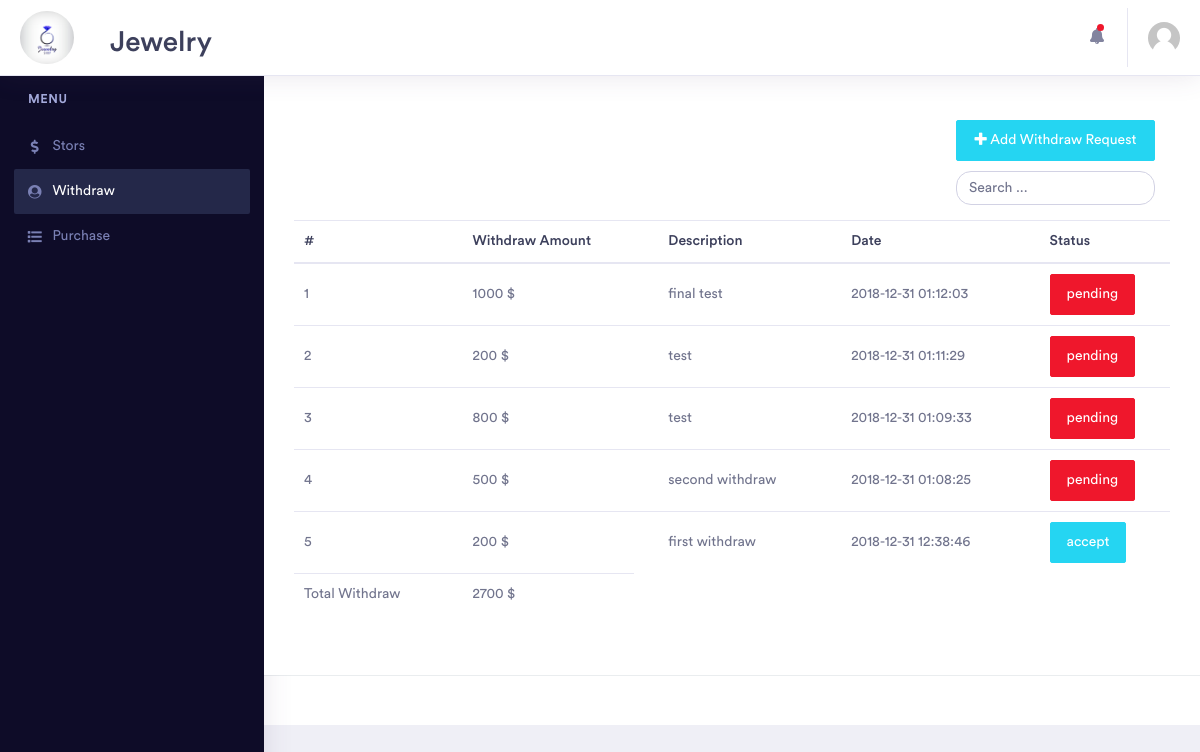
Page /website/withdraw.php (signed in) on the committed database.
### tables this page shows
CREATE TABLE `withdraw` (
  `id` int(11) NOT NULL,
  `saller_id` int(11) NOT NULL,
  `amount` int(11) NOT NULL,
  `description` tinytext NOT NULL,
  `date` datetime NOT NULL,
  `status` varchar(500) NOT NULL DEFAULT 'pending'
);

### website/core/website.class.php (called while the page is built, shortened)
<?php
class website
{
    private $conn;
    public function __construct()
    {
        $this->conn = mysqli_connect("localhost", "root", "", "jewelry");
    }
    public function display_withdraw($id){
        $result = mysqli_query($this->conn,"select * from withdraw where saller_id=$id order by id desc");
        if(mysqli_num_rows($result)>0){
            $data = array();
            while($row = mysqli_fetch_array($result)){
                $data[]=$row;
            }
            return $data;
        }else{
            return null;
        }
    }
}
?>

### website/withdraw.php (the view, shortened to what this page needs)
<?php
include_once("core/website.class.php");
$obj = new website();
?>
<!doctype html>
<html lang="en">
<head>
    <link rel="stylesheet" href="../assets/vendor/bootstrap/css/bootstrap.min.css">
    <link href="../assets/vendor/fonts/circular-std/style.css" rel="stylesheet">
    <link rel="stylesheet" href="../assets/libs/css/style.css">
    <link rel="stylesheet" href="../assets/vendor/fonts/fontawesome/css/fontawesome-all.css">
    <link rel="stylesheet" href="../assets/vendor/charts/chartist-bundle/chartist.css">
    <link rel="stylesheet" href="../assets/vendor/charts/morris-bundle/morris.css">
    <link rel="stylesheet" href="../assets/vendor/fonts/material-design-iconic-font/css/materialdesignicons.min.css">
    <link rel="stylesheet" href="../assets/vendor/charts/c3charts/c3.css">
    <link rel="stylesheet" href="../assets/vendor/fonts/flag-icon-css/flag-icon.min.css">
    <link rel="stylesheet" href="../assets/style/style.css">
</head>
<body>
    <div class="dashboard-main-wrapper">
        <div class="dashboard-header">
            <nav class="navbar navbar-expand-lg bg-white fixed-top">
                <a class="navbar-brand" href="saller_index.php">
                    <img src="../assets/img/logo.jpg" alt="logo" id="logo">
                </a>
                <h2 id="logo-h"> Jewelry</h2>
                <div class="collapse navbar-collapse " id="navbarSupportedContent">
                    <ul class="navbar-nav ml-auto navbar-right-top">
                        <li class="nav-item dropdown notification">
                            <a class="nav-link nav-icons" href="#" id="navbarDropdownMenuLink1" data-toggle="dropdown" aria-haspopup="true" aria-expanded="false"><i class="fas fa-fw fa-bell"></i> <span class="indicator"></span></a>
                        </li>
                        <li class="nav-item dropdown nav-user">
                            <a class="nav-link nav-user-img" href="#" id="navbarDropdownMenuLink2" data-toggle="dropdown" aria-haspopup="true" aria-expanded="false">
                                <img src="../assets/users_img/<?=$_SESSION['user_img']?>" alt="" class="user-avatar-md rounded-circle">
                            </a>
                        </li>
                    </ul>
                </div>
            </nav>
        </div>
        <div class="nav-left-sidebar sidebar-dark">
            <div class="menu-list">
                <nav class="navbar navbar-expand-lg navbar-light">
                    <div class="collapse navbar-collapse" id="navbarNav">
                        <ul class="navbar-nav flex-column">
                            <li class="nav-divider">
                                Menu
                            </li>
                            <li class="nav-item ">
                                <a class="nav-link" href="saller_index.php">
                                    <i class="fa fa-fw fa-dollar-sign"></i>Stors</a>
                            </li>
                            <li class="nav-item">
                                <a class="nav-link active" href="withdraw.php">
                                    <i class="fa fa-fw fa-user-circle"></i>Withdraw</a>
                            </li>
                            <li class="nav-item">
                                <a class="nav-link" href="purchase.php">
                                    <i class="fas fa-fw fa-list"></i>Purchase</a>
                            </li>
                        </ul>
                    </div>
                </nav>
            </div>
        </div>
        <div class="dashboard-wrapper">
            <div class="dashboard-ecommerce">
                <div class="container-fluid dashboard-content ">
                <form class="form-inline form-search" name="Search" method="post" enctype="multipart/form-data">
                    <div class="form-group" style="display: grid">
                    <a href="javascript:add_withdraw();" class="btn btn-info" id="add_cat" style="margin-bottom: 10px;"><i class="fa fa-plus"></i>
                                Add Withdraw Request</a>
                        <input type="search" class="form-control search-text" id="search" placeholder="Search ..."
                            name="text">
                    </div>
                </form>
                <div class="table-users">
                        <table class="table table-hover dataTable">
                            <thead>
                                <tr>
                                    <th>#</th>
                                    <th></th>
                                    <th>Withdraw Amount</th>
                                    <th></th>
                                    <th>Description</th>
                                    <th></th>
                                    <th>Date</th>
                                    <th></th>
                                    <th>Status</th>
                                </tr>
                            </thead>
                            <tbody id="result_search">
                                <?php
                                $result_withdraw = $obj->display_withdraw($_SESSION['user_id']);
                                if($result_withdraw!= null){
                                    $counter=1;
                                    $total_withdraw=0;
                                foreach ($result_withdraw as $ydata) {?>
                                    <tr data-id="<?php echo $ydata['id'] ?>">
                                        <td><?=$counter++;?><td>
                                        <td><?php echo $ydata['amount'];
                                            $total_withdraw+=$ydata['amount'];
                                            ?> $<td>
                                        <td><?=$ydata['description']?><td>
                                        <td><?=$ydata['date']?><td>
                                        <td><?php if($ydata['status']=='pending'){
                                            ?>
                                            <span class="btn btn-danger"><?=$ydata['status']?></span>
                                       <?php } else{
                                           ?>
                                           <span class="btn btn-info"><?=$ydata['status']?></span>
                                      <?php
                                       } ?></td>
                                   </tr>
                                  <?php }
                                  }?>
                                  <tr id="total">
                                      <td>Total Withdraw</td>
                                      <td></td>
                                      <td><?=$total_withdraw?> $</td>
                                  </tr>
                            </tbody>
                        </table>
                </div>
                </div>
            </div>
        </div>
            <div class="footer">
                <div class="container-fluid">
                    <div class="row">
                            <span><a href="#"><i class="fab">&#xf09a;</i></a></span>
                            <span><a href="#"><i class="fab">&#xf099;</i></a></span>
                            <span><a href="#"><i class="fab">&#xf08c;</i></a></span>
                    </div>
                </div>
            </div>
        </div>
</body>
</html>

### assets/style/style.css (style rules this page uses)
* { margin: 0; padding: 0; -webkit-box-sizing: border-box; -moz-box-sizing: border-box; -webkit-box-sizing: border-box; box-sizing: border-box; }
#logo { width: 54px; border-radius: 100px; }
#logo-h { padding-top: 25px; }
.form-search { float: right; margin: 15px; }
.search-text { border-radius: 15px }
#add_cat { float: right; }

### rows in the picture
withdraw: amount "1000", description "final test", date "2018-12-31 01:12:03", status "pending"
withdraw: amount "200", description "test", date "2018-12-31 01:11:29", status "pending"
withdraw: amount "800", description "test", date "2018-12-31 01:09:33", status "pending"
withdraw: amount "500", description "second withdraw", date "2018-12-31 01:08:25", status "pending"
withdraw: amount "200", description "first withdraw", date "2018-12-31 12:38:46", status "accept"

### other values in the picture
$total_withdraw "2700"
